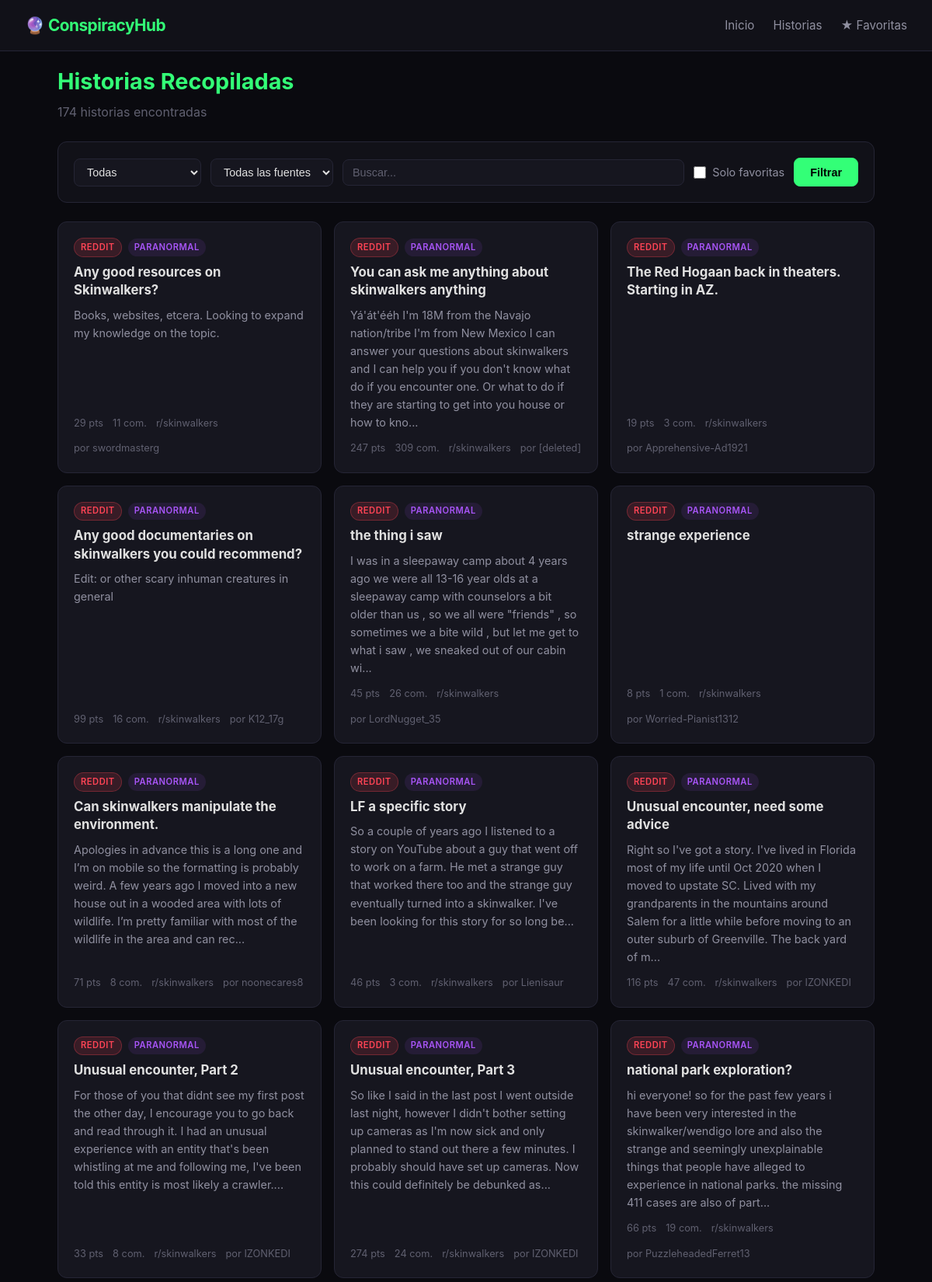
The page /stories?category=all&source=all&search=&favorite=False&page=2 (upper part) on the database its author committed.
### tables this page shows
CREATE TABLE stories (
    id INTEGER PRIMARY KEY AUTOINCREMENT,
    title TEXT NOT NULL,
    content TEXT DEFAULT '',
    author TEXT DEFAULT '',
    source TEXT NOT NULL,
    source_url TEXT NOT NULL,
    sub_source TEXT DEFAULT '',
    score INTEGER DEFAULT 0,
    comment_count INTEGER DEFAULT 0,
    category TEXT DEFAULT 'paranormal',
    published_at TIMESTAMP,
    fetched_at TIMESTAMP DEFAULT CURRENT_TIMESTAMP,
    is_favorite INTEGER DEFAULT 0
);

### app.py (the view)
@app.get("/stories", response_class=HTMLResponse)
async def stories_list(
    request: Request,
    category: str = Query("all"),
    source: str = Query("all"),
    search: str = Query(""),
    favorite: bool = Query(False),
    page: int = Query(1, ge=1),
):
    per_page = 20
    offset = (page - 1) * per_page
    stories, total = get_stories(
        category=category,
        source=source,
        search=search,
        favorite_only=favorite,
        limit=per_page,
        offset=offset,
    )
    total_pages = max(1, (total + per_page - 1) // per_page)
    return templates.TemplateResponse(
        "stories.html",
        {
            "request": request,
            "stories": stories,
            "categories": CATEGORIES,
            "current_category": category,
            "current_source": source,
            "current_search": search,
            "favorite_only": favorite,
            "page": page,
            "total_pages": total_pages,
            "total": total,
        },
    )

### templates/stories.html (shortened to what this page needs)
{% extends "base.html" %}
{% block content %}
<section class="page-header">
    <h1>Historias Recopiladas</h1>
    <p class="subtitle">{{ total }} historias encontradas</p>
</section>
<form method="GET" action="/stories" class="filters">
    <div class="filter-row">
        <select name="category" class="filter-select">
            {% for val, label in categories %}
            <option value="{{ val }}" {% if current_category == val %}selected{% endif %}>{{ label }}</option>
            {% endfor %}
        </select>
        <select name="source" class="filter-select">
            <option value="all" {% if current_source == 'all' %}selected{% endif %}>Todas las fuentes</option>
        </select>
        <input type="text" name="search" placeholder="Buscar..." value="{{ current_search }}" class="filter-input">
        <label class="checkbox-label">
            <input type="checkbox" name="favorite" value="true" {% if favorite_only %}checked{% endif %}>
            Solo favoritas
        </label>
        <button type="submit" class="btn btn-primary">Filtrar</button>
    </div>
</form>
{% if stories %}
<div class="story-grid">
    {% for story in stories %}
    <a href="/stories/{{ story.id }}" class="story-card">
        <div class="story-meta">
            <span class="badge badge-{{ story.source }}">{{ story.source }}</span>
            <span class="badge badge-{{ story.category }}">{{ story.category }}</span>
        </div>
        <h3>{{ story.title }}</h3>
        <p>{{ story.content[:250] }}{% if story.content|length > 250 %}...{% endif %}</p>
        <div class="story-footer">
            <span>{{ story.score }} pts</span>
            <span>{{ story.comment_count }} com.</span>
            {% if story.sub_source %}<span>r/{{ story.sub_source }}</span>{% endif %}
            {% if story.author %}<span>por {{ story.author }}</span>{% endif %}
        </div>
    </a>
    {% endfor %}
</div>
{% else %}
<div class="empty-state">
    <p>&#128123; No hay historias que coincidan con los filtros.</p>
    <p>Prueba a <a href="/fetch">escanear</a> nuevo contenido o ajusta los filtros.</p>
</div>
{% endif %}
{% endblock %}

### static/style.css (style rules this page uses)
:root { --bg-primary: #0a0a0f; --bg-secondary: #111118; --bg-card: #16161f; --bg-card-hover: #1e1e2a; --text-primary: #e0e0e0; --text-secondary: #9090a0; --text-muted: #606070; --accent-green: #33ff77; --accent-red: #ff4455; --accent-purple: #a855f7; --accent-blue: #3388ff; --accent-orange: #ff8844; --border: #252535; --border-hover: #3a3a4a; --radius: 8px; --radius-lg: 12px; --shadow: 0 2px 12px rgba(0, 0, 0, 0.4); --transition: 0.2s ease; }
*, *::before, *::after { margin: 0; padding: 0; box-sizing: border-box; }
html { font-size: 16px; scroll-behavior: smooth; }
body { font-family: -apple-system, BlinkMacSystemFont, "Segoe UI", Roboto, Oxygen, Ubuntu, Cantarell, sans-serif; background: var(--bg-primary); color: var(--text-primary); line-height: 1.6; min-height: 100vh; display: flex; flex-direction: column; }
.page-header { margin-bottom: 1.5rem; }
.page-header h1 { font-size: 1.8rem; color: var(--accent-green); }
.subtitle { color: var(--text-muted); margin-top: 0.25rem; }
.checkbox-label { color: var(--text-secondary); font-size: 0.9rem; cursor: pointer; user-select: none; display: flex; align-items: center; gap: 0.5rem; }
.checkbox-label input[type="checkbox"] { width: 16px; height: 16px; accent-color: var(--accent-green); }
.btn { display: inline-block; padding: 0.6rem 1.25rem; border: 1px solid var(--border); border-radius: var(--radius); font-size: 0.9rem; font-weight: 500; cursor: pointer; text-decoration: none; transition: all var(--transition); color: var(--text-primary); background: var(--bg-card); }
.btn-primary { background: var(--accent-green); color: #000; border-color: var(--accent-green); font-weight: 600; }
.filters { background: var(--bg-secondary); border: 1px solid var(--border); border-radius: var(--radius-lg); padding: 1.25rem; margin-bottom: 1.5rem; }
.filter-row { display: flex; align-items: center; gap: 0.75rem; flex-wrap: wrap; }
.filter-select { background: var(--bg-card); color: var(--text-primary); border: 1px solid var(--border); border-radius: var(--radius); padding: 0.5rem 0.75rem; font-size: 0.9rem; cursor: pointer; }
.filter-input { background: var(--bg-card); color: var(--text-primary); border: 1px solid var(--border); border-radius: var(--radius); padding: 0.5rem 0.75rem; font-size: 0.9rem; min-width: 200px; flex: 1; }
.filter-input::placeholder { color: var(--text-muted); }
.story-grid { display: grid; grid-template-columns: repeat(auto-fill, minmax(320px, 1fr)); gap: 1rem; margin-bottom: 1.5rem; }
.story-card { background: var(--bg-card); border: 1px solid var(--border); border-radius: var(--radius-lg); padding: 1.25rem; text-decoration: none; color: inherit; transition: all var(--transition); display: flex; flex-direction: column; }
.story-card h3 { font-size: 1.05rem; margin: 0.5rem 0; color: var(--text-primary); line-height: 1.4; }
.story-card p { color: var(--text-secondary); font-size: 0.9rem; flex: 1; margin-bottom: 0.75rem; }
.story-meta { display: flex; align-items: center; gap: 0.5rem; flex-wrap: wrap; }
.story-footer { display: flex; gap: 0.75rem; color: var(--text-muted); font-size: 0.8rem; flex-wrap: wrap; }
.badge { display: inline-block; padding: 0.15rem 0.5rem; border-radius: 20px; font-size: 0.7rem; font-weight: 600; text-transform: uppercase; letter-spacing: 0.5px; }
.badge-reddit { background: rgba(255, 68, 85, 0.15); color: var(--accent-red); border: 1px solid rgba(255, 68, 85, 0.3); }
.badge-paranormal { background: rgba(168, 85, 247, 0.1); color: var(--accent-purple); }

### rows shown on the page
stories: source "REDDIT", category "PARANORMAL", title "Any good resources on Skinwalkers?", content "Books, websites, etcera. Looking to expand my knowledge on the topic.", score "29", comment_count "11", sub_source "skinwalkers", author "swordmasterg"
stories: source "REDDIT", category "PARANORMAL", title "You can ask me anything about skinwalkers anything", content "Yá'át'ééh I'm 18M from the Navajo nation/tribe I'm from New Mexico I can answer your questions about skinwalkers and I can help you if you don't know what do if you encounter one. Or what to do if they are starting to get into you house or how to kno", score "247", comment_count "309", sub_source "skinwalkers", author "[deleted]"
stories: source "REDDIT", category "PARANORMAL", title "The Red Hogaan back in theaters. Starting in AZ.", score "19", comment_count "3", sub_source "skinwalkers", author "Apprehensive-Ad1921"
stories: source "REDDIT", category "PARANORMAL", title "Any good documentaries on skinwalkers you could recommend?", content "Edit: or other scary inhuman creatures in general", score "99", comment_count "16", sub_source "skinwalkers", author "K12_17g"
stories: source "REDDIT", category "PARANORMAL", title "the thing i saw", content "I was in a sleepaway camp about 4 years ago we were all 13-16 year olds at a sleepaway camp with counselors a bit older than us , so we all were \"friends\" , so sometimes we a bite wild , but let me get to what i saw , we sneaked out of our cabin wi", score "45", comment_count "26", sub_source "skinwalkers", author "LordNugget_35"
stories: source "REDDIT", category "PARANORMAL", title "strange experience", score "8", comment_count "1", sub_source "skinwalkers", author "Worried-Pianist1312"
stories: source "REDDIT", category "PARANORMAL", title "Can skinwalkers manipulate the environment.", content "Apologies in advance this is a long one and I’m on mobile so the formatting is probably weird. A few years ago I moved into a new house out in a wooded area with lots of wildlife. I’m pretty familiar with most of the wildlife in the area and can rec", score "71", comment_count "8", sub_source "skinwalkers", author "noonecares8"
stories: source "REDDIT", category "PARANORMAL", title "LF a specific story", content "So a couple of years ago I listened to a story on YouTube about a guy that went off to work on a farm. He met a strange guy that worked there too and the strange guy eventually turned into a skinwalker. I've been looking for this story for so long be", score "46", comment_count "3", sub_source "skinwalkers", author "Lienisaur"
stories: source "REDDIT", category "PARANORMAL", title "Unusual encounter, need some advice", content "Right so I've got a story. I've lived in Florida most of my life until Oct 2020 when I moved to upstate SC. Lived with my grandparents in the mountains around Salem for a little while before moving to an outer suburb of Greenville. The back yard of m", score "116", comment_count "47", sub_source "skinwalkers", author "IZONKEDI"
stories: source "REDDIT", category "PARANORMAL", title "Unusual encounter, Part 2", content "For those of you that didnt see my first post the other day, I encourage you to go back and read through it. I had an unusual experience with an entity that's been whistling at me and following me, I've been told this entity is most likely a crawler.", score "33", comment_count "8", sub_source "skinwalkers", author "IZONKEDI"
stories: source "REDDIT", category "PARANORMAL", title "Unusual encounter, Part 3", content "So like I said in the last post I went outside last night, however I didn't bother setting up cameras as I'm now sick and only planned to stand out there a few minutes. I probably should have set up cameras. Now this could definitely be debunked as", score "274", comment_count "24", sub_source "skinwalkers", author "IZONKEDI"
stories: source "REDDIT", category "PARANORMAL", title "national park exploration?", content "hi everyone! so for the past few years i have been very interested in the skinwalker/wendigo lore and also the strange and seemingly unexplainable things that people have alleged to experience in national parks. the missing 411 cases are also of part", score "66", comment_count "19", sub_source "skinwalkers", author "PuzzleheadedFerret13"

### other values the page prints
{{ total }} "174"
form field category "Todas"
